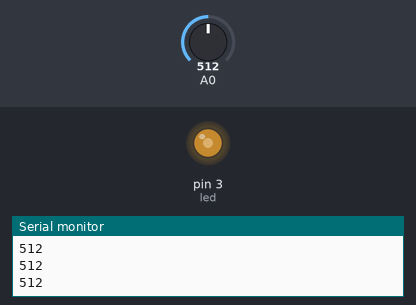
The sketch below on a simulated Arduino Uno, built with avr-gcc and run on an emulated ATmega328P. Parts: output pins drawn as LEDs (lit = HIGH), the last lines printed to the serial monitor. The inputs (shaded band) are chosen by the test bench; at power-on: A0 = 512.

Above: at 1.2 s.
1.3 s: A0 set to 716
At 2.4 s:
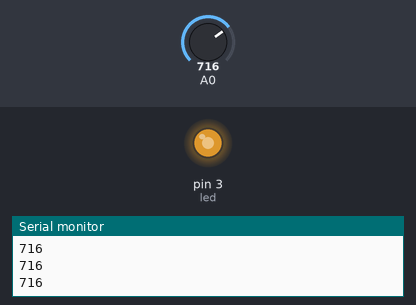
2.8 s: A0 set to 900
At 3.6 s:
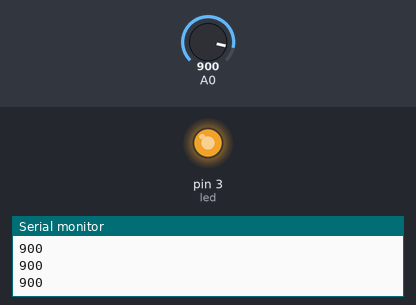
4.3 s: A0 set to 122
At 4.7 s:
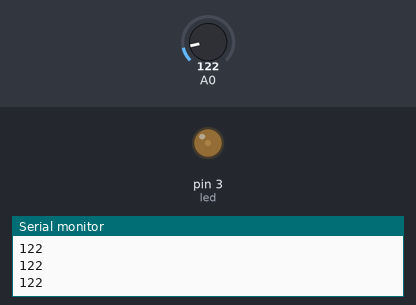
5.8 s: A0 set to 0
At 7.0 s:
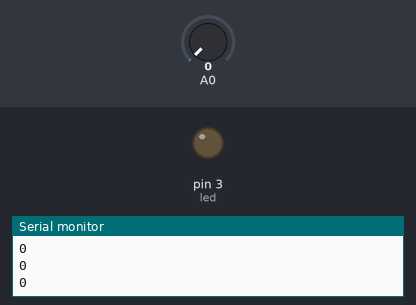
7.3 s: A0 set to 511
At 8.2 s:
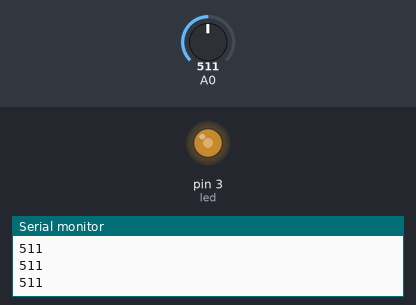
Timing chart, 0 to 9.8 s (numbered marks = the images above; inputs shaded):
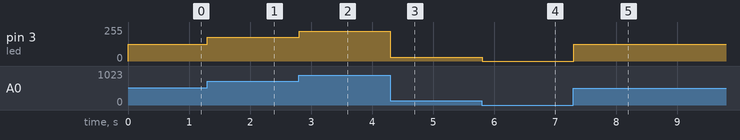

The sketch:

potenciometroLed.ino
```cpp
int valor=0;
int led=3;
int intensidad=0;
void setup() {
  // put your setup code here, to run once:
pinMode(led,OUTPUT);
Serial.begin(9600);
}

void loop() {

  Serial.println(analogRead(A0));
valor = analogRead(A0);
intensidad= map(valor,0,1024,0,255);
analogWrite(led,intensidad);
}
```

Measured:
- after the input at 1.3 s, pin 3 (led): 127/255 → 178/255 at once
- after the input at 2.8 s, pin 3 (led): 178/255 → 224/255 at once
- after the input at 4.3 s, pin 3 (led): 224/255 → 30/255 at once
- after the input at 5.8 s, pin 3 (led): 30/255 → 0/255 at once
- after the input at 7.3 s, pin 3 (led): 0/255 → 127/255 at once
